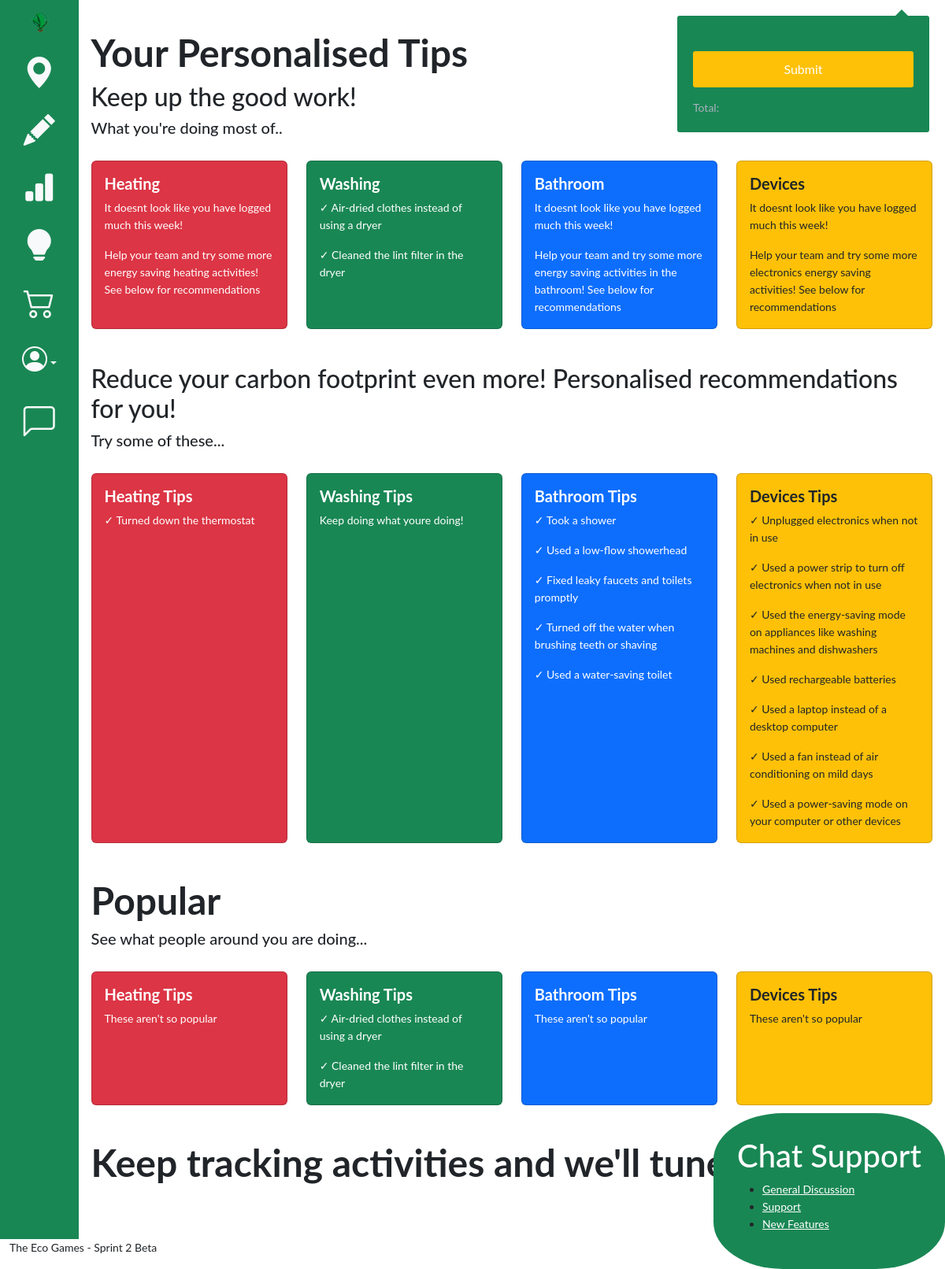
Screenshot of /game/tips (signed in) with the database file from the repository.
### game/models.py (models this page shows)
class Activity(models.Model):
    title = models.TextField(max_length=128, unique=True)
    points=models.IntegerField()
    cat=models.ForeignKey(Category, on_delete=models.CASCADE)
    class ActivityType(models.TextChoices):
        TIMEREQUIRED = 'TR', ('Time required')
        TIMENOTREQUIRED = 'TNR', ('Time not required')
    type=models.CharField(max_length=4, default=ActivityType.TIMENOTREQUIRED)
    def __str__(self):
        return self.title

### game/views.py (the view)
# urls.py: path('tips', views.tipsIndex, name = 'tips'),
@login_required
def tipsIndex(request):
    context = {}
    player, created = Challenger.objects.get_or_create(user=request.user)
    player.save()
    def num_lineitems(self):
        num_lineitems = LineItem.objects.all().count()
        return num_lineitems
    user_top_activities = Activity.objects.filter(lineitem__cart__challenger=player) \
                .annotate(num_lineitems=Count('lineitem')) \
                .order_by('-num_lineitems')[:3]
    total_top_activities = Activity.objects.all() \
                .annotate(num_lineitems=Count('lineitem')) \
                .order_by('-num_lineitems')[:3]
    print(total_top_activities)
    print(user_top_activities)
    context['heating_user_popular'] = getActivityByCategory(user_top_activities, "Heating")
    context['washing_user_popular']= getActivityByCategory(user_top_activities, "Washing")
    context['bathroom_user_popular']= getActivityByCategory(user_top_activities, "Bathroom")
    context['devices_user_popular']= getActivityByCategory(user_top_activities, "Electronics")
    user_cart = UserCart.objects.get(challenger=player)
    one_week_ago = timezone.now() - timedelta(days=7)
    user_log = LineItem.objects.filter(dateRecorded__range=[one_week_ago, timezone.now()], cart=user_cart)
    user_activities = [getattr(log, 'activity') for log in user_log]
    all=Activity.objects.all()
    all_activities=list(all)
    recommendations=[activity for activity in all_activities if activity not in user_activities]
    context['heating_recommendations'] = getActivityByCategory(recommendations, "Heating")
    context['washing_recommendations']= getActivityByCategory(recommendations, "Washing")
    context['bathroom_recommendations']= getActivityByCategory(recommendations, "Bathroom")
    context['devices_recommendations']= getActivityByCategory(recommendations, "Electronics")
    context['heating_popular'] = getActivityByCategory(total_top_activities, "Heating")
    context['washing_popular']= getActivityByCategory(total_top_activities, "Washing")
    context['bathroom_popular']= getActivityByCategory(total_top_activities, "Bathroom")
    context['devices_popular']= getActivityByCategory(total_top_activities, "Electronics")
    return render(request, "game/tipsIndex.html", context)

### game/templates/game/tipsIndex.html
{% extends 'base.html' %}
{% block content %}
<br>
<h1 class="display-5 fw-bold">Your Personalised Tips</h1>
  <h2>Keep up the good work!</h2>
  <h5>What you're doing most of..</h5>
  <br>
  <div class="row row-cols-1 row-cols-sm-2 row-cols-md-4 g-4" id = "tipGrid">
    <div class="col-sm">
      <div class="card text-white bg-danger h-100"  id = "tipCard">
        <div class="card-body">
          <h5 class="card-title"><strong>Heating</strong></h5>
          {% if heating_user_popular|length == 0 %}
            <p class="card-text">It doesnt look like you have logged much this week!</p>
            <p class="card-text">Help your team and try some more energy saving heating activities! See below for recommendations</p>
          {% else %}
            {% for act in heating_user_popular %}
              <p class="card-text">&check; {{act.title}}</p>
            {% endfor %}
          {%endif%}
        </div>
      </div>
    </div>
    <div class="col-sm">
      <div class="card text-white bg-success h-100">
        <div class="card-body">
          <h5 class="card-title"><strong>Washing</strong></h5>
          {% if washing_user_popular|length == 0 %}
            <p class="card-text">It doesnt look like you have logged much this week!</p>
            <p class="card-text">Help your team and try some more energy saving washing activities! See below for recommendations</p>
          {% else %}
            {% for act in washing_user_popular %}
              <p class="card-text">&check; {{act.title}}</p>
            {% endfor %}
          {% endif %}
        </div>
      </div>
    </div>
    <div class="col-sm">
      <div class="card text-white bg-primary h-100">
        <div class="card-body">
          <h5 class="card-title"><strong>Bathroom</strong></h5>
          {% if bathroom_user_popular|length == 0 %}
            <p class="card-text">It doesnt look like you have logged much this week!</p>
            <p class="card-text">Help your team and try some more energy saving activities in the bathroom! See below for recommendations</p>
          {% else %}
            {% for act in bathroom_user_popular %}
              <p class="card-text">&check; {{act.title}}</p>
            {% endfor %}
          {% endif %}
        </div>
      </div>
    </div>
    <div class="col-sm">
      <div class="card bg-warning h-100">
        <div class="card-body">
          <h5 class="card-title"><strong>Devices</strong></h5>
          {% if devices_user_popular|length == 0 %}
            <p class="card-text">It doesnt look like you have logged much this week!</p>
            <p class="card-text">Help your team and try some more electronics energy saving activities! See below for recommendations</p>
          {% else %}
            {% for act in devices_user_popular %}
              <p class="card-text">&check; {{act.title}}</p>
            {% endfor %}
          {% endif %}
        </div>
      </div>
    </div>
  </div>
  <br> <br>
<h2>Reduce your carbon footprint even more! Personalised recommendations for you! </h2>
<h5>Try some of these...</h5>
<br>
<div class="row row-cols-1 row-cols-sm-2 row-cols-md-4 g-4" id = "tipGrid">
    <div class="col-sm">
      <div class="card text-white bg-danger h-100"  id = "tipCard">
        <div class="card-body">
          <h5 class="card-title"><strong>Heating Tips</strong></h5>
          {% if heating_recommendations|length == 0 %}
              <p class="card-text">Keep doing what youre doing!</p>
            {% else %}
              {% for recommendation in heating_recommendations %}
                <p class="card-text">&check; {{recommendation.title}}</p>
              {% endfor %}
          {%endif%}
        </div>
      </div>
    </div>
    <div class="col-sm">
      <div class="card text-white bg-success h-100">
        <div class="card-body">
          <h5 class="card-title"><strong>Washing Tips</strong></h5>
          {% if washing_recommendations|length == 0 %}
            <p class="card-text">Keep doing what youre doing!</p>
          {% else %}
            {% for recommendation in washing_recommendations %}
              <p class="card-text">&check; {{recommendation.title}}</p>
            {% endfor %}
          {%endif%}
        </div>
      </div>
    </div>
    <div class="col-sm">
      <div class="card text-white bg-primary h-100">
        <div class="card-body">
          <h5 class="card-title"><strong>Bathroom Tips</strong></h5>
          {% if bathroom_recommendations|length == 0 %}
            <p class="card-text">Keep doing what youre doing!</p>
          {% else %}
            {% for recommendation in bathroom_recommendations %}
              <p class="card-text">&check; {{recommendation.title}}</p>
            {% endfor %}
          {%endif%}
        </div>
      </div>
    </div>
    <div class="col-sm">
      <div class="card bg-warning h-100">
        <div class="card-body">
          <h5 class="card-title"><strong>Devices Tips</strong></h5>
          {% if devices_recommendations|length == 0 %}
            <p class="card-text">Keep doing what youre doing!</p>
          {% else %}
            {% for recommendation in devices_recommendations %}
            <p class="card-text">&check; {{recommendation.title}}</p>
            {% endfor %}
          {%endif%}
        </div>
      </div>
    </div>
</div>
  <br> <br>
  <h1 class="display-5 fw-bold">Popular</h1>
  <h5>See what people around you are doing...</h5>
  <br>
<div class="row row-cols-1 row-cols-sm-2 row-cols-md-4 g-4" id = "tipGrid">
  <div class="col-sm">
    <div class="card text-white bg-danger h-100"  id = "tipCard">
      <div class="card-body">
        <h5 class="card-title"><strong>Heating Tips</strong></h5>
        {% if heating_popular|length == 0 %}
            <p class="card-text">These aren't so popular</p>
          {% else %}
            {% for initiative in heating_popular %}
              <p class="card-text">&check; {{initiative.title}}</p>
            {% endfor %}
        {%endif%}
      </div>
    </div>
  </div>
  <div class="col-sm">
    <div class="card text-white bg-success h-100">
      <div class="card-body">
        <h5 class="card-title"><strong>Washing Tips</strong></h5>
        {% if washing_popular|length == 0 %}
          <p class="card-text">These aren't so popular</p>
        {% else %}
          {% for initiative in washing_popular %}
            <p class="card-text">&check; {{initiative.title}}</p>
          {% endfor %}
        {%endif%}
      </div>
    </div>
  </div>
  <div class="col-sm">
    <div class="card text-white bg-primary h-100">
      <div class="card-body">
        <h5 class="card-title"><strong>Bathroom Tips</strong></h5>
        {% if bathroom_popular|length == 0 %}
          <p class="card-text">These aren't so popular</p>
        {% else %}
          {% for initiative in bathroom_popular %}
            <p class="card-text">&check; {{initiative.title}}</p>
          {% endfor %}
        {%endif%}
      </div>
    </div>
  </div>
  <div class="col-sm">
    <div class="card bg-warning h-100">
      <div class="card-body">
        <h5 class="card-title"><strong>Devices Tips</strong></h5>
        {% if devices_popular|length == 0 %}
          <p class="card-text">These aren't so popular</p>
        {% else %}
          {% for initiative in devices_popular %}
          <p class="card-text">&check; {{initiative.title}}</p>
          {% endfor %}
        {%endif%}
      </div>
    </div>
  </div>
</div>
<br> <br>
  <h1 class="display-5 fw-bold">Keep tracking activities and we'll tune your feed!</h5>
{% endblock content %}

### templates/base.html (shortened to what this page needs)
{% load static %}
{% load sass_tags %}
<!DOCTYPE html>
<html lang="en">
    <head>
        <link href="https://cdn.jsdelivr.net/npm/bootstrap@5.2.2/dist/css/bootstrap.min.css" rel="stylesheet">
        <link rel="stylesheet" href="https://cdn.jsdelivr.net/npm/bootstrap-icons@1.10.3/font/bootstrap-icons.css">
        <link rel="stylesheet" type="text/css" href={% sass_src 'css/base.scss' %}>
    </head>
    <body>
        {% include 'chat/index.html' %}
        {% include 'cart.html' %}
        <div class="container-fluid">
            <div class="row">
                <div class="col-sm-auto bg-success sticky-top">
                    <div class="d-flex flex-sm-column flex-row flex-nowrap align-items-center sticky-top">
                        <a href="/" class="d-block p-3 link-dark text-decoration-none" title="" data-bs-toggle="tooltip" data-bs-placement="right" data-bs-original-title="Icon-only">
                            <img src="{% static 'The Eco Logo.svg' %}" alt="The Eco Games" width="30" height="24">
                        </a>
                        <ul class="nav nav-pills nav-flush flex-sm-column flex-row flex-nowrap mb-auto mx-auto text-center align-items-center">
                            <li class="nav-item">
                                <a href="{% url 'gameapp:maps' %}" class="nav-link link-light py-3 px-2" title="" data-bs-toggle="tooltip" data-bs-placement="right" data-bs-original-title="Home">
                                    <i class="bi-geo-alt-fill fs-1"></i>
                                </a>
                            </li>
                            <li>
                                <a href="{% url 'gameapp:categories' %}" class="nav-link link-light py-3 px-2" title="" data-bs-toggle="tooltip" data-bs-placement="right" data-bs-original-title="Dashboard">
                                    <i class="bi-pencil-fill fs-1"></i>
                                </a>
                            </li>
                            <li>
                                <a href="{% url 'gameapp:leaderboards' %}" class="nav-link link-light py-3 px-2" title="" data-bs-toggle="tooltip" data-bs-placement="right" data-bs-original-title="Orders">
                                    <i class="bi-bar-chart-fill fs-1"></i>
                                </a>
                            </li>
                            <li>
                                <a href="{% url 'gameapp:tips' %}" class="nav-link link-light py-3 px-2" title="" data-bs-toggle="tooltip" data-bs-placement="right" data-bs-original-title="Orders">
                                    <i class="bi-lightbulb-fill fs-1"></i>
                                </a>
                            </li>
                            <li>
                                <a href="#" id="cart" class="nav-link link-light py-3 px-2" title="" data-bs-toggle="tooltip" data-bs-placement="right" data-bs-original-title="Orders">
                                    <i class="bi-cart2 fs-1"></i>
                                </a>
                            </li>
                        </ul>
                        <div class="dropdown">
                            <a href="#" class="d-flex align-items-center justify-content-center p-3 link-light text-decoration-none dropdown-toggle" id="dropdownUser3" data-bs-toggle="dropdown" aria-expanded="false">
                                <i class="bi-person-circle h2"></i>
                            </a>
                        </div>
                            <div>
                                <a href="#" id="chat-widget" class="nav-link link-light py-3 px-2" title="" data-bs-toggle="tooltip" data-bs-placement="right" data-bs-original-title="Orders">
                                    <i class="bi-chat-left fs-1"></i>
                                </a>
                            </div>
                    </div>
                </div>
                <div class="col-sm p-3 min-vh-100">
                    {% block content %}
                    {% endblock content %}
                    <br><br>
                </div>
                {% block footerText %}
                <div id = "pageFooter">
                    <p id = "footerText">The Eco Games - Sprint 2 Beta</p>
                </div>
                {% endblock footerText %}
            </div>
        </div>
    </body>
{% block script %}
{% load static %}
{% endblock script %}
</html>

### chat/templates/chat/index.html (shortened to what this page needs)
{% block title %}
<div class="chat-box">
    {% endblock title %}
    {% block content %}
    <h1 class="chat-text">Chat Support</h1>
    <ul>
    <li><a class="chat-text" href="{% url 'chatapp:room' 'General' %}">General Discussion</a></li>
    <li><a class="chat-text" href="{% url 'chatapp:room' 'Support' %}">Support</a></li>
    <li><a class="chat-text" href="{% url 'chatapp:room' 'Features' %}">New Features</a></li>
    </ul>
</div>
{% endblock content %}

### templates/cart.html (shortened to what this page needs)
    {% block content %}
    <div class="container">
      <form>
        <div class="shopping-cart">
          <div class="shopping-cart-header">
            <a class="submitButton" href="" onclick="recordPoints()">Submit</a>
              <div class="shopping-cart-total">
              <span class="lighter-text">Total:</span>
            </div>
          </div>
        </div>
      </form>
    </div>
  {% endblock %}

### rows the page displays
Activity: title "Air-dried clothes instead of using a dryer"
Activity: title "Cleaned the lint filter in the dryer"
Activity: title "Turned down the thermostat"
Activity: title "Took a shower"
Activity: title "Used a low-flow showerhead"
Activity: title "Fixed leaky faucets and toilets promptly"
Activity: title "Turned off the water when brushing teeth or shaving"
Activity: title "Used a water-saving toilet"
Activity: title "Unplugged electronics when not in use"
Activity: title "Used a power strip to turn off electronics when not in use"
Activity: title "Used the energy-saving mode on appliances like washing machines and dishwashers"
Activity: title "Used rechargeable batteries"
Activity: title "Used a laptop instead of a desktop computer"
Activity: title "Used a fan instead of air conditioning on mild days"
Activity: title "Used a power-saving mode on your computer or other devices"
